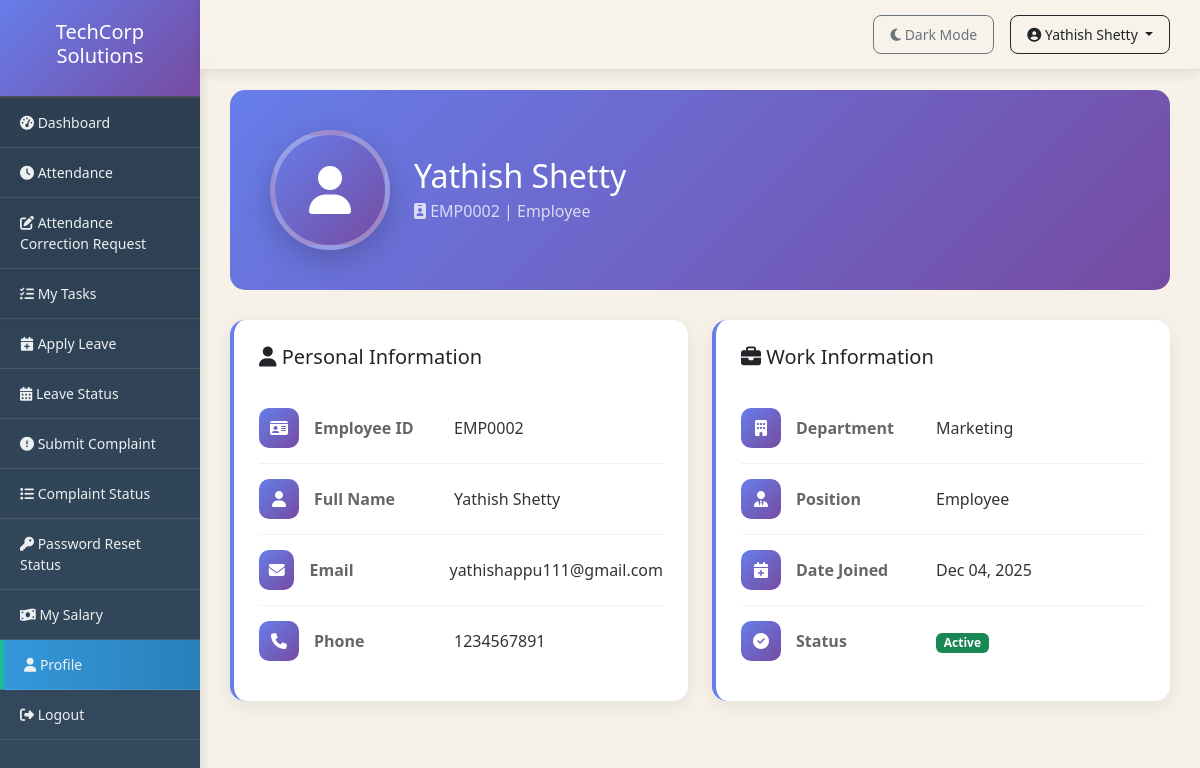
Screenshot of /profile/ (signed in) with the database file from the repository.
### employees/models.py (models this page shows, shortened)
class Employee(models.Model):
    user = models.OneToOneField(User, on_delete=models.CASCADE)
    employee_id = models.CharField(max_length=20, unique=True)
    department = models.ForeignKey(Department, on_delete=models.SET_NULL, null=True)
    role = models.ForeignKey(Role, on_delete=models.SET_NULL, null=True)
    phone = models.CharField(max_length=15)
    date_of_birth = models.DateField(null=True, blank=True)
    date_joined = models.DateField(default=timezone.now)
    address = models.TextField(blank=True)
    profile_picture = models.ImageField(upload_to='profiles/', blank=True)
    position = models.CharField(max_length=100, blank=True)
    is_manager = models.BooleanField(default=False)
    salary = models.DecimalField(max_digits=10, decimal_places=2, null=True, blank=True)
    theme_preference = models.CharField(max_length=10, choices=[('light', 'Light'), ('dark', 'Dark')], default='light')

class Department(models.Model):
    name = models.CharField(max_length=100)
    description = models.TextField(blank=True)
    head = models.ForeignKey('Employee', on_delete=models.SET_NULL, null=True, blank=True, related_name='heading_department')
    created_at = models.DateTimeField(auto_now_add=True)
    def __str__(self):
        return self.name

### employees/views.py (the view)
# urls.py: path('profile/', views.employee_profile, name='employee_profile'),
@login_required
def employee_profile(request):
    if request.user.is_staff:
        return render(request, 'admin/profile.html', {'user': request.user})
    try:
        employee = request.user.employee
        return render(request, 'employee/profile.html', {'employee': employee})
    except Employee.DoesNotExist:
        messages.error(request, 'Employee profile not found!')
        return redirect('employee_dashboard')

### employees/context_processors.py (called while the page is built, shortened)
def notifications(request):
    context = {
        'pending_count': 0,
        'leave_count': 0,
        'correction_count': 0,
        'password_reset_count': 0,
    }
    return context

### employees/templates/employee/profile.html (shortened to what this page needs)
{% extends 'base.html' %}
{% block content %}
<div class="profile-header text-white">
    <div class="row align-items-center" style="position: relative; z-index: 2;">
        <div class="col-auto">
            {% if employee.profile_picture %}
                <img src="{{ employee.profile_picture.url }}" class="profile-avatar" style="object-fit: cover;">
            {% else %}
                <div class="profile-avatar">
                    <i class="fas fa-user"></i>
                </div>
            {% endif %}
        </div>
        <div class="col">
            <h2 class="mb-1">{{ employee.user.get_full_name|default:employee.user.username }}</h2>
            <p class="mb-0 opacity-75"><i class="fas fa-id-badge"></i> {{ employee.employee_id }} | {{ employee.position|default:"Employee" }}</p>
        </div>
    </div>
</div>
<div class="row">
    <div class="col-md-6">
        <div class="info-card">
            <h5 class="mb-4"><i class="fas fa-user"></i> Personal Information</h5>
            <div class="info-item">
                <div class="info-icon"><i class="fas fa-id-card"></i></div>
                <div class="info-label">Employee ID</div>
                <div class="info-value">{{ employee.employee_id }}</div>
            </div>
            <div class="info-item">
                <div class="info-icon"><i class="fas fa-user"></i></div>
                <div class="info-label">Full Name</div>
                <div class="info-value">{{ employee.user.get_full_name|default:employee.user.username }}</div>
            </div>
            <div class="info-item">
                <div class="info-icon"><i class="fas fa-envelope"></i></div>
                <div class="info-label">Email</div>
                <div class="info-value">{{ employee.user.email }}</div>
            </div>
            <div class="info-item">
                <div class="info-icon"><i class="fas fa-phone"></i></div>
                <div class="info-label">Phone</div>
                <div class="info-value">{{ employee.phone|default:"Not provided" }}</div>
            </div>
        </div>
    </div>
    <div class="col-md-6">
        <div class="info-card">
            <h5 class="mb-4"><i class="fas fa-briefcase"></i> Work Information</h5>
            <div class="info-item">
                <div class="info-icon"><i class="fas fa-building"></i></div>
                <div class="info-label">Department</div>
                <div class="info-value">{{ employee.department|default:"Not assigned" }}</div>
            </div>
            <div class="info-item">
                <div class="info-icon"><i class="fas fa-user-tie"></i></div>
                <div class="info-label">Position</div>
                <div class="info-value">{{ employee.position|default:"Not specified" }}</div>
            </div>
            <div class="info-item">
                <div class="info-icon"><i class="fas fa-calendar-plus"></i></div>
                <div class="info-label">Date Joined</div>
                <div class="info-value">{{ employee.date_joined|date:"M d, Y"|default:"N/A" }}</div>
            </div>
            <div class="info-item">
                <div class="info-icon"><i class="fas fa-check-circle"></i></div>
                <div class="info-label">Status</div>
                <div class="info-value"><span class="badge bg-success">Active</span></div>
            </div>
        </div>
    </div>
</div>
{% endblock %}

### employees/templates/base.html (shortened to what this page needs)
<!DOCTYPE html>
<html lang="en">
<head>
    <link href="https://cdn.jsdelivr.net/npm/bootstrap@5.3.0/dist/css/bootstrap.min.css" rel="stylesheet">
    <link rel="stylesheet" href="https://cdnjs.cloudflare.com/ajax/libs/font-awesome/6.4.0/css/all.min.css">
</head>
<body>
    <nav class="top-navbar d-flex justify-content-end align-items-center">
        <a href="{% url 'toggle_theme' %}" class="btn btn-sm btn-outline-secondary me-3">
            {% if user.is_authenticated and user.employee.theme_preference == 'dark' %}
                <i class="fas fa-sun"></i> Light Mode
            {% else %}
                <i class="fas fa-moon"></i> Dark Mode
            {% endif %}
        </a>
        <div class="dropdown">
            <button class="btn btn-sm btn-outline-dark dropdown-toggle" type="button" data-bs-toggle="dropdown">
                <i class="fas fa-user-circle"></i> {{ user.get_full_name|default:user.username }}
            </button>
        </div>
    </nav>
    <div class="container-fluid">
        <div class="row">
            <div class="col-md-2 sidebar">
                <div class="logo-header">
                    <h5>TechCorp Solutions</h5>
                </div>
                {% if user.is_staff %}
                <a href="{% url 'admin_dashboard' %}"><i class="fas fa-tachometer-alt"></i> Dashboard</a>
                <a href="{% url 'employee_list' %}"><i class="fas fa-users"></i> Employees</a>
                <a href="{% url 'department_list' %}"><i class="fas fa-building"></i> Departments</a>
                <a href="{% url 'task_list' %}"><i class="fas fa-tasks"></i> Tasks</a>
                <a href="{% url 'announcement_list' %}"><i class="fas fa-bullhorn"></i> Announcements</a>
                <a href="{% url 'leave_requests' %}"><i class="fas fa-calendar"></i> Leave Requests</a>
                <a href="{% url 'complaint_list' %}"><i class="fas fa-exclamation-circle"></i> Complaints</a>
                <a href="{% url 'review_list' %}"><i class="fas fa-star"></i> Reviews</a>
                <a href="{% url 'admin_attendance_list' %}"><i class="fas fa-clock"></i> Attendance</a>
                <a href="{% url 'admin_correction_list' %}"><i class="fas fa-edit"></i> Attendance Correction Request</a>
                <a href="{% url 'admin_password_reset_list' %}"><i class="fas fa-key"></i> Password Reset Requests</a>
                <a href="{% url 'vacancy_list' %}"><i class="fas fa-briefcase"></i> Job Vacancies</a>
                <a href="{% url 'application_list' %}"><i class="fas fa-file-alt"></i> Applications</a>
                <a href="{% url 'admin_salary_management' %}"><i class="fas fa-money-bill-wave"></i> Salary Management</a>
                {% else %}
                <a href="{% url 'employee_dashboard' %}"><i class="fas fa-tachometer-alt"></i> Dashboard</a>
                <a href="{% url 'employee_attendance' %}"><i class="fas fa-clock"></i> Attendance</a>
                <a href="{% url 'employee_correction_status' %}"><i class="fas fa-edit"></i> Attendance Correction Request</a>
                <a href="{% url 'employee_tasks' %}"><i class="fas fa-tasks"></i> My Tasks</a>
                <a href="{% url 'employee_leave_apply' %}"><i class="fas fa-calendar-plus"></i> Apply Leave</a>
                <a href="{% url 'employee_leave_status' %}"><i class="fas fa-calendar-alt"></i> Leave Status</a>
                <a href="{% url 'employee_complaint_submit' %}"><i class="fas fa-exclamation-circle"></i> Submit Complaint</a>
                <a href="{% url 'employee_complaint_track' %}"><i class="fas fa-list"></i> Complaint Status</a>
                <a href="{% url 'employee_password_reset_status' %}"><i class="fas fa-key"></i> Password Reset Status</a>
                <a href="{% url 'employee_salary' %}"><i class="fas fa-money-bill-wave"></i> My Salary</a>
                <a href="{% url 'employee_profile' %}"><i class="fas fa-user"></i> Profile</a>
                {% endif %}
                <a href="{% url 'logout' %}"><i class="fas fa-sign-out-alt"></i> Logout</a>
            </div>
            <div class="col-md-10 content">
                {% block content %}{% endblock %}
            </div>
        </div>
    </div>
</body>
</html>

### employees/templates/base.html (style rules this page uses)
* { transition: background-color 0.3s ease, color 0.3s ease; }
body { font-family: 'Segoe UI', Tahoma, Geneva, Verdana, sans-serif; }
.sidebar { position: fixed; top: 0; left: 0; height: 100vh; overflow-y: auto; background: linear-gradient(180deg, #2c3e50 0%, #34495e 100%) !important; padding: 0; width: 16.666667%; box-shadow: 2px 0 10px rgba(0,0,0,0.1); }
.sidebar a { color: #ecf0f1 !important; text-decoration: none; padding: 14px 20px; display: block; border-bottom: 1px solid rgba(255,255,255,0.1); transition: all 0.3s ease; font-size: 14px; }
.sidebar a.active { background: linear-gradient(90deg, #3498db 0%, #2980b9 100%) !important; border-left: 4px solid #1abc9c; padding-left: 20px; }
.sidebar .logo-header { background: linear-gradient(135deg, #667eea 0%, #764ba2 100%) !important; color: white !important; }
.content { padding: 30px; margin-top: 60px; margin-left: 16.666667%; background: #F7F2E9; min-height: calc(100vh - 60px); }
.logo-header { background: #2c3e50; color: white; padding: 20px; text-align: center; border-bottom: 2px solid #495057; }
.top-navbar { position: fixed; top: 0; right: 0; left: 16.666667%; z-index: 1000; background: rgba(247, 242, 233, 0.95); border-bottom: 1px solid #E5DCC8; padding: 15px 30px; box-shadow: 0 4px 12px rgba(0,0,0,0.08); backdrop-filter: blur(20px); }
.top-navbar .btn { border-radius: 8px; padding: 8px 16px; font-weight: 500; transition: all 0.3s ease; }

### employees/templates/employee/profile.html (style rules this page uses)
.profile-header { background: linear-gradient(135deg, #667eea 0%, #764ba2 100%); padding: 40px; border-radius: 15px; margin-bottom: 30px; position: relative; overflow: hidden; }
.profile-avatar { width: 120px; height: 120px; background: linear-gradient(135deg, #667eea 0%, #764ba2 100%); border-radius: 50%; display: flex; align-items: center; justify-content: center; font-size: 48px; color: white; border: 5px solid rgba(255,255,255,0.3); box-shadow: 0 10px 30px rgba(0,0,0,0.2); position: relative; z-index: 2; }
.info-card { background: white; border-radius: 15px; padding: 25px; box-shadow: 0 5px 20px rgba(0,0,0,0.08); margin-bottom: 20px; border-left: 4px solid #667eea; }
.info-item { display: flex; align-items: center; padding: 15px 0; border-bottom: 1px solid #f0f0f0; }
.info-item:last-child { border-bottom: none; }
.info-icon { width: 40px; height: 40px; background: linear-gradient(135deg, #667eea 0%, #764ba2 100%); border-radius: 10px; display: flex; align-items: center; justify-content: center; color: white; margin-right: 15px; }
.info-label { font-weight: 600; color: #666; min-width: 140px; }
.info-value { color: #333; font-weight: 500; }

### rows the page displays
Employee: user.get_full_name "Yathish Shetty", employee_id "EMP0002", position "Employee", user.email "yathishappu111@gmail.com", phone "1234567891", department "Marketing", date_joined "Dec 04, 2025"

### other values shown
{{ user.get_full_name|default:user.username }} "Yathish Shetty"
